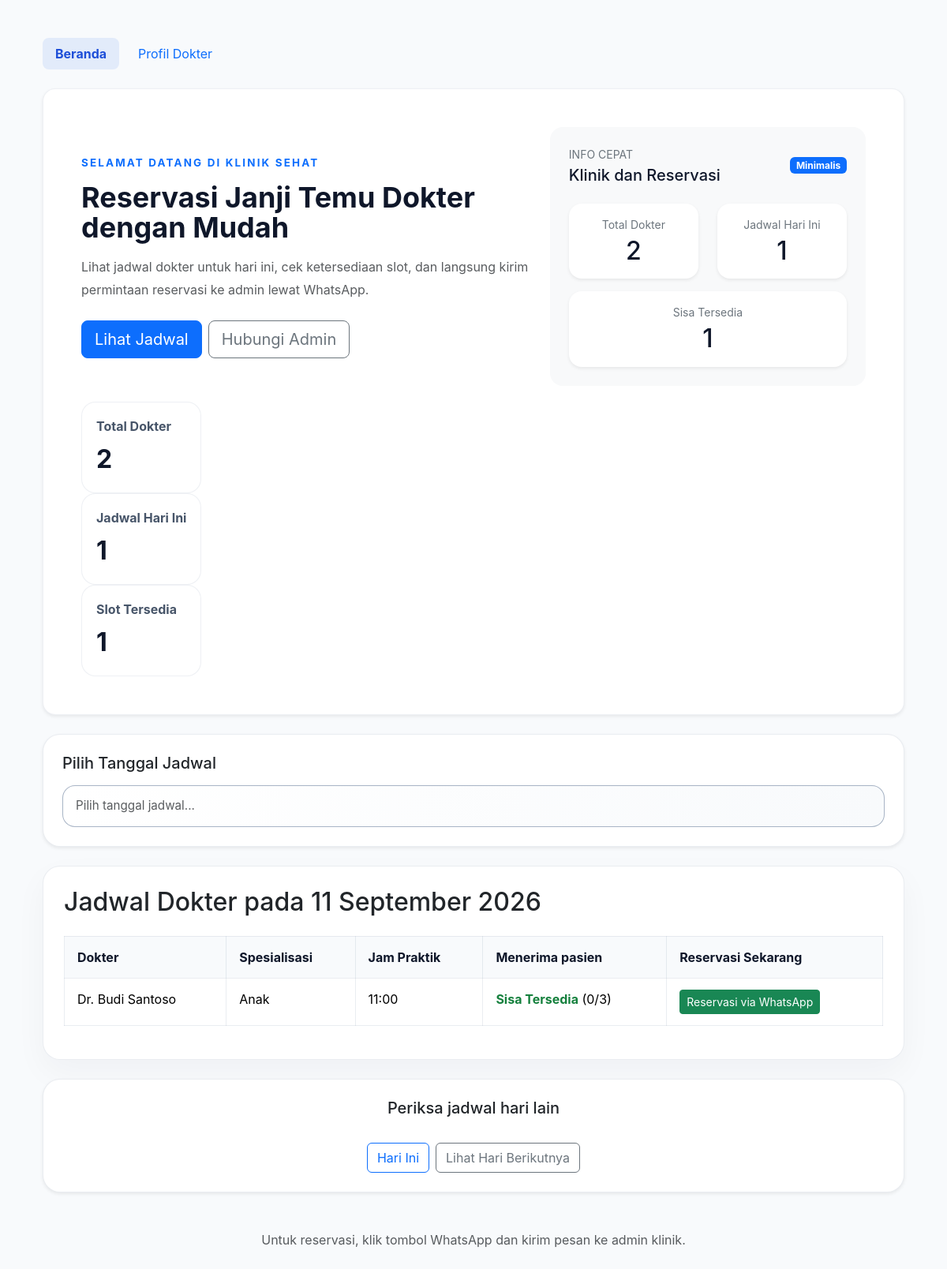
The page / on the database its author committed.
### tables this page shows
CREATE TABLE IF NOT EXISTS `schedules` (
  `id` INT AUTO_INCREMENT PRIMARY KEY,
  `doctor_id` INT NOT NULL,
  `date` DATE NOT NULL,
  `time` TIME NOT NULL,
  `slots` INT NOT NULL DEFAULT 1,
  `created_at` TIMESTAMP DEFAULT CURRENT_TIMESTAMP,
  FOREIGN KEY (`doctor_id`) REFERENCES `doctors`(`id`) ON DELETE CASCADE
);

CREATE TABLE IF NOT EXISTS `doctors` (
  `id` INT AUTO_INCREMENT PRIMARY KEY,
  `name` VARCHAR(150) NOT NULL,
  `specialty` VARCHAR(100) NOT NULL,
  `phone` VARCHAR(25) NOT NULL,
  `created_at` TIMESTAMP DEFAULT CURRENT_TIMESTAMP
);

### index.php (the view, shortened to what the rows shown need)
<?php
require_once __DIR__ . '/data.php';
$dayOffset = max(0, isset($_GET['day']) ? intval($_GET['day']) : 0);
$selectedDate = date('Y-m-d', strtotime("+$dayOffset days"));
$doctors = load_data('doctors');
$schedules = load_data('schedules');
$patients = load_data('patients');
$siteContents = load_site_contents();
$doctorHolidays = get_doctor_holidays_for_date($selectedDate);
$bookings = get_schedule_bookings($schedules, $patients);
function get_doctor_name($doctors, $id) {
    $doctor = find_by_id($doctors, $id);
    return $doctor ? $doctor['name'] : 'Dokter tidak ditemukan';
}
function format_date_indonesia($date) {
    return date('d F Y', strtotime($date));
}
$todaySchedules = array_values(array_filter($schedules, function ($schedule) use ($selectedDate) {
    return $schedule['date'] === $selectedDate;
}));
usort($todaySchedules, function ($a, $b) {
    return strcmp($a['time'], $b['time']);
});
$todaySchedules = dedupe_latest_schedules($todaySchedules);
?>
<!DOCTYPE html>
<html lang="id">
<head>
    <link href="https://cdn.jsdelivr.net/npm/bootstrap@5.3.2/dist/css/bootstrap.min.css" rel="stylesheet">
    <link href="https://cdn.jsdelivr.net/npm/flatpickr/dist/flatpickr.min.css" rel="stylesheet">
    <link rel="stylesheet" href="./assets/style.css" />
</head>
<body>
<div class="container py-5">
    <header class="hero rounded-4 shadow-sm p-5 mb-4 bg-white">
        <div class="row align-items-center g-4">
            <div class="col-lg-7">
                <h1 class="display-6 fw-bold mb-3"><?php echo htmlspecialchars($siteContents['hero_title'] ?? 'Reservasi Janji Temu Dokter dengan Mudah'); ?></h1>
            </div>
            <div class="col-lg-5">
                <div class="bg-light rounded-4 p-4 h-100">
                    <div class="d-flex justify-content-between align-items-center mb-4">
                        <div>
                            <h2 class="h5 mb-0">Klinik dan Reservasi</h2>
                        </div>
                    </div>
                    <div class="row gy-3">
                        <div class="col-6">
                            <div class="p-3 bg-white rounded-4 shadow-sm text-center">
                                <p class="mb-1 text-secondary small">Jadwal Hari Ini</p>
                                <h3 class="h2 mb-0"><?php echo count($todaySchedules); ?></h3>
                            </div>
                        </div>
                    </div>
                </div>
            </div>
        </div>
        <div class="hero-panel">
            <div class="panel-card">
                <p>Jadwal Hari Ini</p>
                <strong><?php echo count($todaySchedules); ?></strong>
            </div>
        </div>
    </header>
    <section id="jadwal" class="card">
        <h2>Jadwal Dokter pada <?php echo format_date_indonesia($selectedDate); ?></h2>
        <?php if (empty($todaySchedules)): ?>
            <p class="muted">Belum ada jadwal dokter untuk hari ini.</p>
        <?php else: ?>
            <table class="table">
                <thead>
                    <tr>
                        <th>Dokter</th>
                        <th>Spesialisasi</th>
                        <th>Jam Praktik</th>
                        <th>Menerima pasien</th>
                        <th>Reservasi Sekarang</th>
                    </tr>
                </thead>
                <tbody>
                    <?php foreach ($todaySchedules as $schedule): ?>
                        <?php
                        $booked = $bookings[$schedule['id']] ?? 0;
                        $holiday = $doctorHolidays[$schedule['doctor_id']] ?? null;
                        $holidayNote = $holiday ? $holiday['note'] : '';
                        $isFull = $booked >= $schedule['slots'];
                        $isBlocked = $holiday !== null;
                        $whatsappText = rawurlencode('Halo Admin, saya ingin reservasi janji temu dengan ' . get_doctor_name($doctors, $schedule['doctor_id']) . ' pada tanggal ' . $selectedDate . ' jam ' . substr($schedule['time'], 0, 5) . '.');
                        ?>
                        <tr>
                            <td><?php echo get_doctor_name($doctors, $schedule['doctor_id']); ?></td>
                            <td><?php echo get_doctor_specialty($doctors, $schedule['doctor_id']); ?></td>
                            <td><?php echo substr($schedule['time'], 0, 5); ?></td>
                            <td>
                                <?php if ($isBlocked): ?>
                                    <span class="status-full">Libur</span> - <?php echo htmlspecialchars($holidayNote !== '' ? $holidayNote : 'Dokter sedang libur'); ?>
                                <?php else: ?>
                                    <?php echo $isFull ? '<span class="status-full">Penuh</span>' : '<span class="status-free">Sisa Tersedia</span>'; ?> (<?php echo $booked; ?>/<?php echo $schedule['slots']; ?>)
                                <?php endif; ?>
                            </td>
                            <td>
                                <?php if ($isBlocked): ?>
                                    <span class="muted">Reservasi ditutup</span>
                                <?php elseif ($isFull): ?>
                                    <span class="muted">Reservasi ditutup</span>
                                <?php else: ?>
                                    <a class="btn btn-success btn-sm" href="https://wa.me/<?php echo ADMIN_PHONE; ?>?text=<?php echo $whatsappText; ?>" target="_blank">Reservasi via WhatsApp</a>
                                <?php endif; ?>
                            </td>
                        </tr>
                    <?php endforeach; ?>
                </tbody>
            </table>
        <?php endif; ?>
    </section>
</div>
</body>
</html>

### rows shown on the page
schedules: count($todaySchedules) "1", doctor.name "Dr. Budi Santoso", doctor.specialty "Anak", time "11:00", shows "Sisa Tersedia", booked "0", slots "3"

### other values the page prints
$siteContents['hero_eyebrow'] "SELAMAT DATANG DI KLINIK SEHAT"
$siteContents['hero_title'] "Reservasi Janji Temu Dokter dengan Mudah"
$siteContents['hero_text'] "Lihat jadwal dokter untuk hari ini, cek ketersediaan slot, dan langsung kirim permintaan reservasi ke admin lewat WhatsApp."
$siteContents['hero_cta_text'] "Lihat Jadwal"
count($doctors) "2"
$availableCount "1"
format_date_indonesia($selectedDate) "11 September 2026"
$siteContents['footer_text'] "Untuk reservasi, klik tombol WhatsApp dan kirim pesan ke admin klinik."
